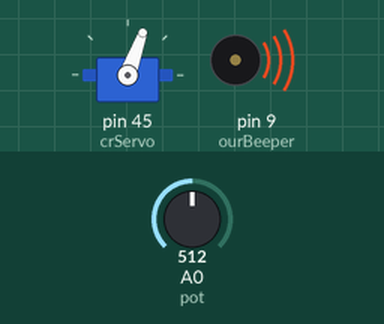
Simulated run of this sketch. Board: Arduino Mega 2560, built with avr-gcc and run on an emulated ATmega2560. On the bench: servo, buzzer (waves = sounding). The test bench sets the inputs (shaded band); at power-on: A0 (pot) = 512.

Above: at 1.2 s.
1.3 s: A0 (pot) set to 0
At 2.5 s:
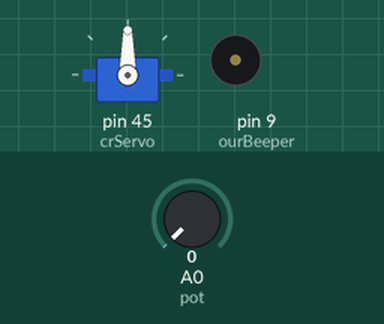
2.8 s: A0 (pot) set to 76
At 4.8 s:
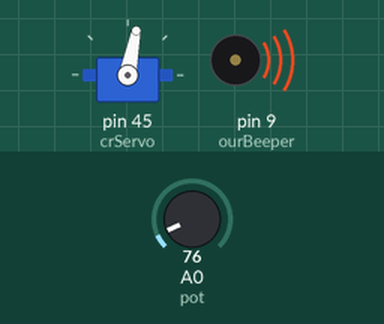
5.3 s: A0 (pot) set to 716
At 6.3 s:
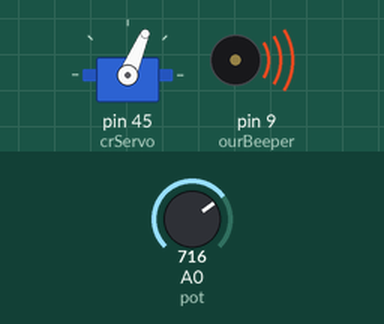
8.3 s: A0 (pot) set to 124
At 9.7 s:
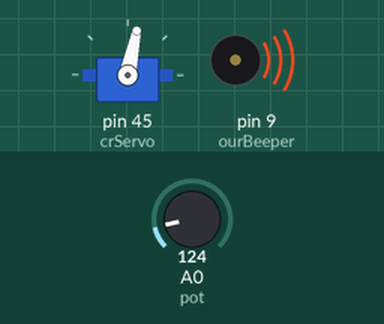
11.3 s: A0 (pot) set to 102
At 13.6 s:
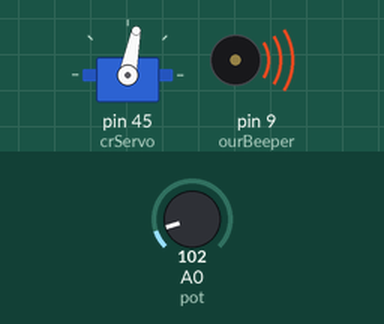
14.3 s: A0 (pot) set to 122
At 15.3 s:
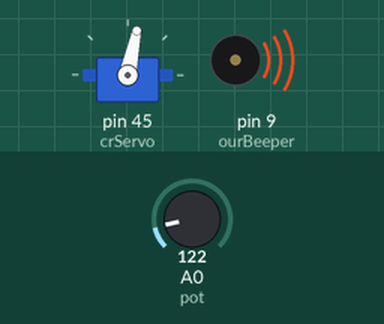
Timing chart, 0 to 18.2 s (numbered marks = the images above; inputs shaded):
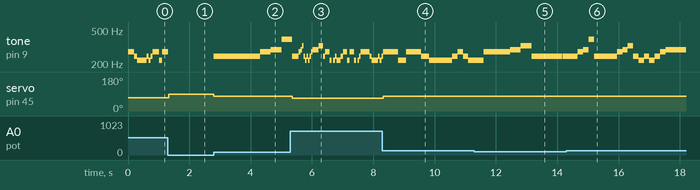

The sketch:

emotions.ino
```cpp
/*
Author: Kimberly Yip
CS.232 Art, Interactivity, and Microcontrollers

This sketch controls a zoetrope (a moving animation similar to a flipbook).
The speed at which the zoetrope spins is controlled by a potentiometer.
Along with the zoetrope is an accompanying song, "Fais Do Do."
The tempo of the song corresponds with the speed of the zoetrope and is also controlled by a potentiometer.
This is for the Embodied Electronic Emotions assignment for the emotion: excited.
The increasing speed and tempo conveys increased excitement, attempting to abstractly embody the physical attributes associated with excitement. */

#include <Servo.h>

Servo crServo;
int ourBeeper = 9;

void setup() {
  crServo.attach(45);
  pinMode(ourBeeper, OUTPUT);
  Serial.begin(9600);
}

void loop() {
  //Array to store the frequencies to the song "Fais Do Do."
  int pitch[66] = {277.18, 246.94, 220.00, 0, 220.00, 246.94, 220.00, 246.94, 277.18, 220.00, 277.18, 246.94, 220.00, 0,
    220.00, 246.94, 277.18, 246.94, 220.00, 277.18, 0, 277.18, 293.66, 329.63, 246.94, 0, 246.94, 277.18, 293.66, 392.63,
    246.94, 0, 246.94, 277.18, 293.66, 329.63, 246.94, 220.00, 246.94, 220.00, 246.94, 277.18, 293.66, 329.63, 246.94,
    277.18, 246.94, 220.00, 0, 220.00, 246.94, 220.00, 246.94, 277.18, 220.00, 277.18, 246.94, 220.00, 0, 220.00, 246.94,
    277.18, 246.94, 220.00};
  //Array to store the delays for note length for the song "Fais Do Do."
  int duration[66] = {1000, 500, 1000, 10, 500, 350, 350, 350, 1000, 500, 1000, 500, 1000, 10, 500, 350, 350, 350, 1000,
    500, 10, 350, 350, 350, 1000, 10, 500, 350, 350, 350, 1000, 10, 500, 350, 350, 350, 350, 350, 350, 350, 350, 350, 1350,
    1000, 500, 1000, 10, 500, 350, 350, 350, 1000, 500, 1000, 500, 1000, 10, 500, 350, 350, 350, 1000};

  //Nested loop that allows the tempo and speed to update dynamically according to the potentiometer.
  for (int j=0; j < 66; j++){
    //pot value: min= 0; max= 1023
    int pot = analogRead(A0); //reads the value of the pot every loop to get a dynamically updated
    int tempo = map(pot, 0, 1023, 1, 10); //controlls the tempo of the music
    int speed = map(pot, 0, 1023, 80, 60); //controlls the speed of the zoetrope

    if (pot == 0){ //a way to turn the sculpture off
      tone(ourBeeper, 0);
      crServo.write(90);
    } else {
      //crServo speed: fastest = 60; slowest = 90
      crServo.write(speed); //Have the speed of the crServo change along with the tempo of the music
      tone(ourBeeper, pitch[j]);
      delay(duration[j]/tempo);
    }
  }
}
```

Measured:
- after the input at 1.3 s, servo on pin 45 (crServo): 70° → 90° at once
- after the input at 2.8 s, tone on pin 9 (ourBeeper): plays 246 Hz for 1.0 s, 246 Hz for 0.50 s, 277 Hz for 0.35 s, 293 Hz for 0.35 s, 392 Hz for 0.29 s, starting at once; servo on pin 45 (crServo): 90° → 79° at once
- after the input at 5.3 s, servo on pin 45 (crServo): 79° → 67° after 0.06 s
- after the input at 8.3 s, servo on pin 45 (crServo): 67° → 78° at once
- after the input at 11.3 s, servo on pin 45 (crServo): 78° → 79° after 0.30 s
- after the input at 14.3 s, servo on pin 45 (crServo): 79° → 78° after 0.37 s
